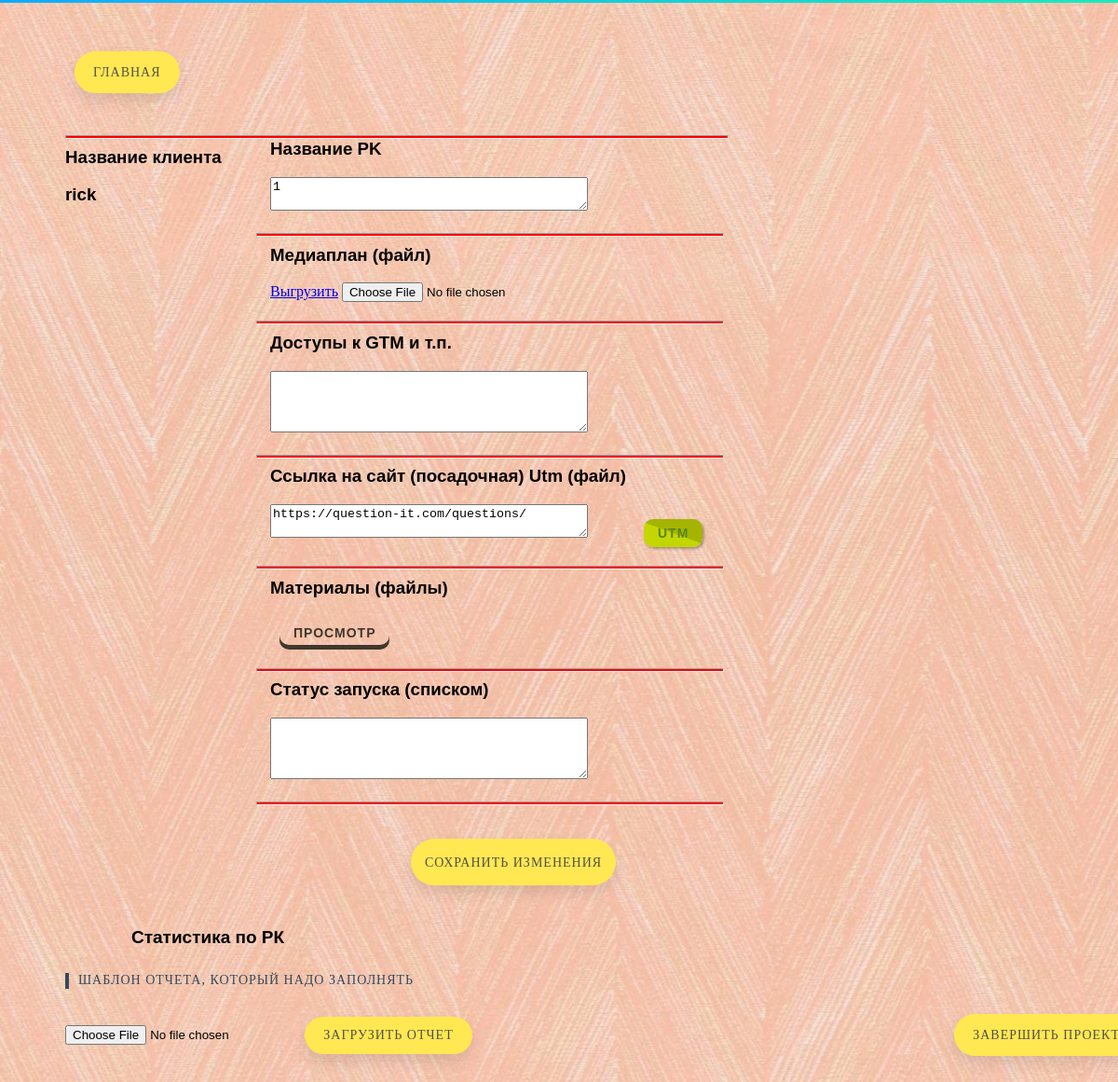
/cleared/1/ (signed in), run on an earlier commit of the app's database.
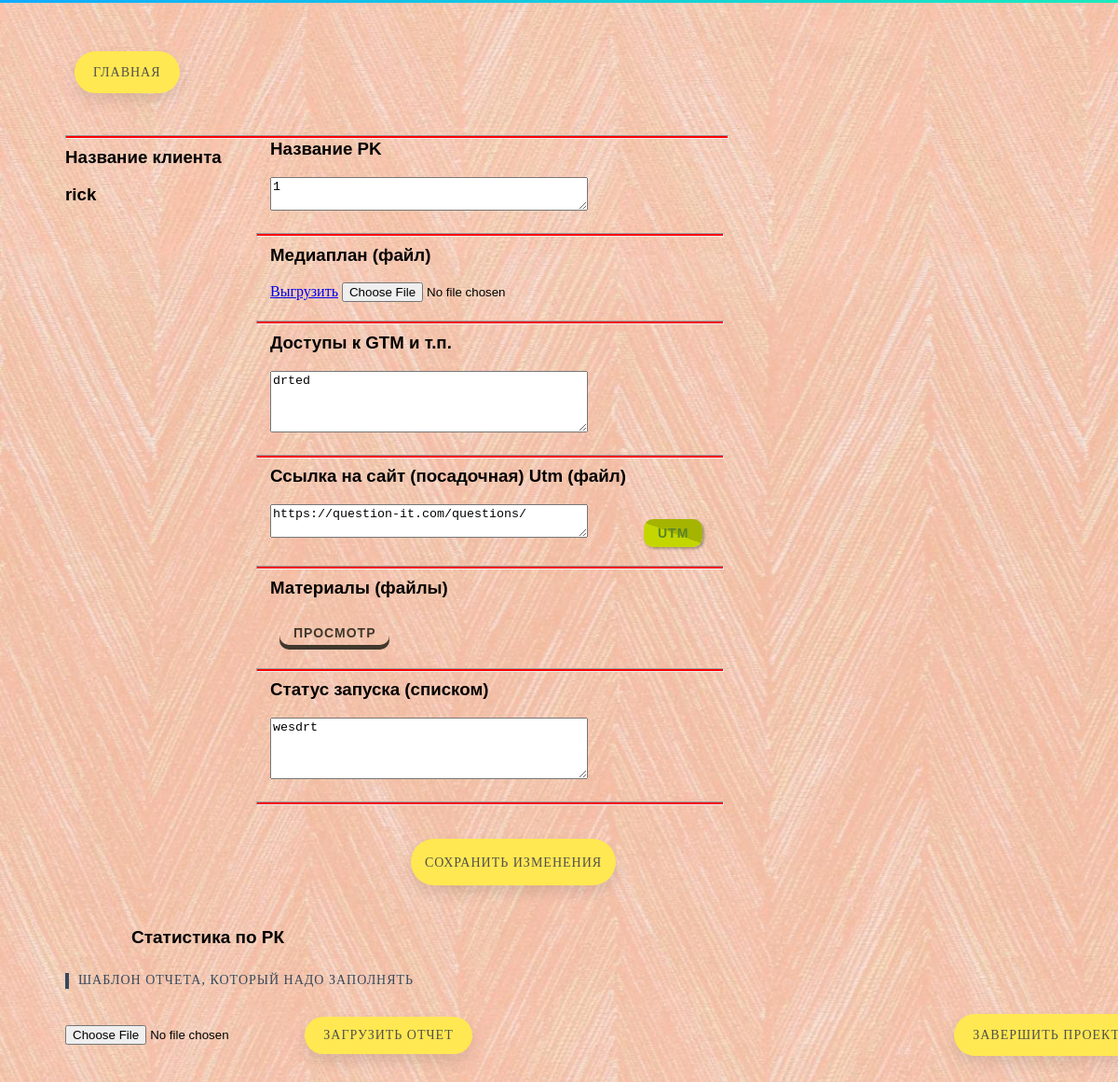
And on a later commit of the database.
### exel/models.py (models this page shows)
class Cleared(models.Model):
    username = models.CharField(max_length = 60)
    client = models.CharField(max_length = 50)
    name_rk = models.CharField(max_length = 200)
    mp = models.FileField(upload_to = content_file_name, null=True)
    comments = models.TextField(null=True)
    access = models.TextField(null=True)
    landing = models.CharField(max_length = 60, null=True)
    utm = models.FileField(upload_to = content_file_name, null=True)

### exel/views.py (the view, shortened to what this page needs)
# urls.py: path('cleared/<name_rk>/', views.cleared, name='but_cleared'),
def cleared(request, name_rk):
    if request.user.is_authenticated:
        username = request.user.username
        try:
            f = Cleared.objects.get(username=username,
                                                 name_rk=name_rk)
            data = {
               'file': f,
               'report': Report.objects.all(),
               'form2': ReportForm,
               'form1': ClearForm(initial={
                   'name_rk': name_rk,
                   'comments': f.comments,
                   'landing': f.landing,
                   'access': f.access
                       }),
               }
            return render(request, 'but_cleared.html', data)
        except ObjectDoesNotExist:
            return main(request)

### exel/forms.py
class ClearForm(forms.ModelForm):
    comments = forms.CharField(widget=forms.Textarea(attrs={'rows':4, 'cols':40}))
    access = forms.CharField(widget=forms.Textarea(attrs={'rows':4, 'cols':40}))
    mp = forms.FileField(required=False)
    name_rk = forms.CharField(widget=forms.Textarea(attrs={'rows':2, 'cols':40}))
    landing = forms.CharField(widget=forms.Textarea(attrs={'rows':2, 'cols':40}))
    class Meta:
        model = Cleared
        fields = ['comments', 'access', 'landing', 'mp', 'name_rk',]

### exel/templates/but_cleared.html (shortened to what this page needs)
{% extends 'download_calc.html' %}
{% load static %}
{% block content %}
    <div class="clear">
    <a href="{% url 'exel:main' %}" class="button">Главная</a>
	<form method="post" enctype="multipart/form-data" id="cl">
		<hr class="hr1">
		<h3>Название клиента</h3>
            <h3>{{file.client}}</h3>
		<div class="cl">
        	<h3>Название PK</h3>
            {{form1.name_rk}}
           	<hr>
        	<h3>Медиаплан (файл)</h3>
        	<a href="{{file.mp.url}}">Выгрузить</a>
        	{{form1.mp}}
        	<hr>
        	<h3>Доступы к GTM и т.п.</h3>
        	{{form1.access}}
        	<hr>
        	<h3>Ссылка на сайт (посадочная) Utm (файл)</h3>
        	{{form1.landing}}
        	<a class="four" href="{% url 'exel:utm' file.name_rk %}">Utm</a>
        	<hr>
        	<h3>Материалы (файлы)</h3>
        	<a class="five" href="{% url 'exel:materials' file.name_rk %}">просмотр</a>
        	<hr>
        	<h3>Статус запуска (списком)</h3>
        	{{form1.comments}}
        	<hr>
    	</div>
    	<input class="button1" type="submit" name="form1" value="Сохранить изменения">
	</form>
	<p id="rk">Статистика по РК</p>
	{%for r in report%}
        <a class="s13" href="{{ r.file.url }}">Шаблон отчета, который надо заполнять</a>
    {%endfor%}
    <form  method="post" enctype="multipart/form-data">
        {{form2.report}}
        <input type="submit" name="form2" class="button3" value="Загрузить отчет">
        <a href="{% url 'exel:complete' file.name_rk %}" class="button2" id="complete">Завершить проект</a>
	</form>
    </div>
{% endblock %}

What changed in the data, as far as the page shows it:
changed Cleared "rick": access (not shown) → "drted"; comments (not shown) → "wesdrt"
